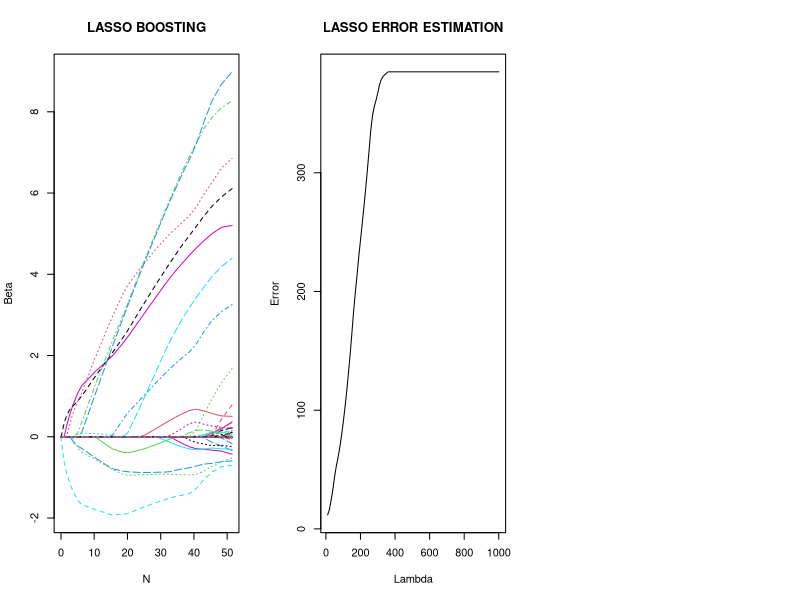

Write the R code that produced this figure.
#############################################################
## Stat 202A - Homework 7
## Author: Shraddha Manchekar
## Date : 11/25/2017
## Description: This script implements the lasso
#############################################################

#############################################################
## INSTRUCTIONS: Please fill in the missing lines of code
## only where specified. Do not change function names,
## function inputs or outputs. You can add examples at the
## end of the script (in the "Optional examples" section) to
## double-check your work, but MAKE SURE TO COMMENT OUT ALL
## OF YOUR EXAMPLES BEFORE SUBMITTING.
##
## Very important: Do not use the function "setwd" anywhere
## in your code. If you do, I will be unable to grade your
## work since R will attempt to change my working directory
## to one that does not exist.
#############################################################

#####################################
## Function 1: Lasso solution path ##
#####################################

myLasso <- function(X, Y, lambda_all){

  # Find the lasso solution path for various values of
  # the regularization parameter lambda.
  #
  # X: n x p matrix of explanatory variables.
  # Y: n dimensional response vector
  # lambda_all: Vector of regularization parameters. Make sure
  # to sort lambda_all in decreasing order for efficiency.
  #
  # Returns a matrix containing the lasso solution vector
  # beta for each regularization parameter.

  #######################
  ## FILL IN CODE HERE ##
  #######################

  # Sort lambda_all
  lambda_all = sort(lambda_all, decreasing=TRUE)

  # Parameters
  p = dim(X)[2]
  L = length(lambda_all)

  # Constants
  T = 10

  # Beta
  beta = matrix(rep(0, p), nrow = p)
  beta_all = matrix(rep(0, p * L), nrow = p)
  err = rep(0, L)

  R = Y
  ss = rep(0, p)
  for(j in 1 : p){
    ss[j] = sum(X[, j]^2)
  }

  for (l in 1:L){
    lambda = lambda_all[l]
    for (t in 1:T){
      for (j in 1:p){
        db = sum(R * X[ , j]) / ss[j]
        b = beta[j] + db
        b = sign(b) * max(0, abs(b) - lambda / ss[j])
        db = b - beta[j]
        R = R - X[ , j] * db
        beta[j] = b
      }
    }
    beta_all[ , l] = beta
    err[l] = sum((beta-beta_true)^2)
  }

  par(mfrow=c(1,3))
  matplot(t(matrix(rep(1, p), nrow = 1)%*%abs(beta_all)), t(beta_all), type = 'l',main='LASSO BOOSTING',xlab='N',ylab='Beta')
  plot(lambda_all, err, type = 'l',main='LASSO ERROR ESTIMATION',xlab='Lambda',ylab='Error')


  ## Function should output the matrix beta_all, the
  ## solution to the lasso regression problem for all
  ## the regularization parameters.
  ## beta_all is (p+1) x length(lambda_all)
  return(beta_all)

}

n = 50
p = 200
s = 10
T = 10
lambda_all = (100:1)*10
X = matrix(rnorm(n*p), nrow=n)
beta_true = matrix(rep(0, p), nrow = p)
beta_true[1:s] = 1:s
Y = X %*% beta_true + rnorm(n)

beta_all = myLasso(X, Y, lambda_all)



